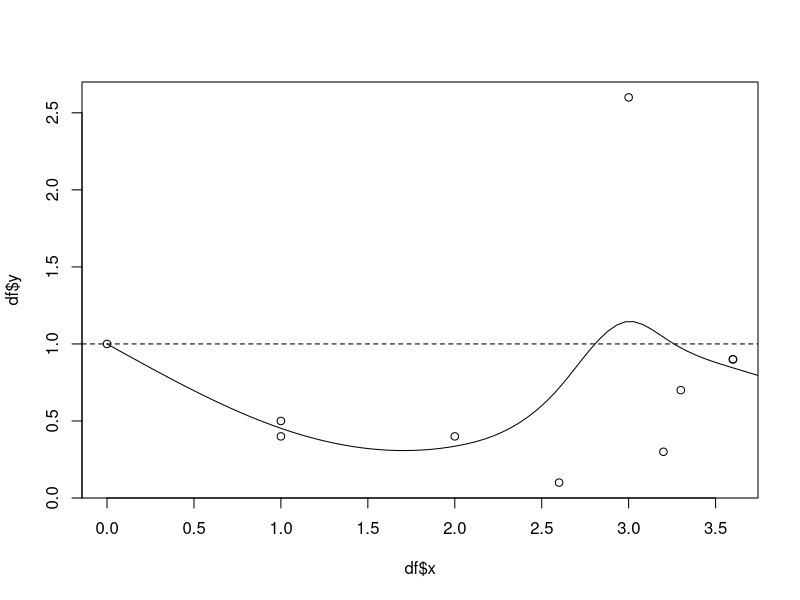

Here is the R script that generated this plot: (Note: this script raises an error after producing the figure.)

library(dplyr)

x=runif(50)
y=exp(2*x)+rnorm(50)
x <- c(0, 3.2, 3.6, 2.6, 3.6, 3.0, 2.0, 3.3, 1.0, 1.0)
y <- c(1, 0.3, 0.9, 0.1, 0.9, 2.6, 0.4, 0.7, 0.5, 0.4)
df <- data.frame(x = x,y = y)
plot(df$x,df$y)
abline(h = 1, lty = "dashed")
weights <- c(100, 1, 1, 1, 1, 1, 1, 1, 1, 1)
spline_mod <- smooth.spline(x = df$x, y = df$y,w = weights, df = 5)
prediction <- predict(object = spline_mod, x = seq(0,5,length.out = 100))
lines(prediction$x,prediction$y)



#
TTC <- read.csv('SuedelTTC.csv')

str(TTC)

metals <- levels(TTC$metal)
#metals <- metals[c(1,2,4,5,6,7)]
lookup_table <- NULL
par(mfrow = c(3,3))

for(i in 1:length(metals)){
  
  # subset a single metal from the TTC table
  TTC_sub <- subset(TTC, metal == metals[i])
  
  x <- TTC_sub$TL
  y <- TTC_sub$ttc
  
  x <- c(0,x)
  y <- c(1,y)
  
  weights <- seq(1,1, length.out = length(x))
  weights[1] <- 100
  
  spline_mod <- smooth.spline(x, y ,w = weights, df = 3)
  prediction <- predict(object = spline_mod, x = seq(0,5,by = 0.01))
  plot(x, y, xlim = c(0,5), main = metals[i])
  abline(h = 1, lty = "dashed")
  
  prediction$y <- ifelse(prediction$y < 0, .01, prediction$y )
  
  # dataframe of predictions of TTC accross range of TP i.e. 0 - 5
  newdata <- data.frame(TL = seq(0,5, by = .01),ttc = prediction$y, metal = metals[i])
  
  lines(newdata$TL,newdata$ttc)
  
  # build dataframe of all metal's TTCs
  lookup_table <- rbind(lookup_table,newdata)
  
}

# Iron and Mg will self represent as Zinc
Mn <- subset(lookup_table, metal == "Zinc"); Mn$metal <- "Manganese" %>% as.factor(); str(Mn)
Fe <- subset(lookup_table, metal == "Zinc"); Fe$metal <- "Iron" %>% as.factor(); str(Fe)

lookup_table <- rbind(lookup_table,Mn,Fe)

a <- ggplot(lookup_table, aes(TL, ttc))+
  geom_line()+
  geom_point(data = TTC,aes(x = TL, y = ttc), size = 1)+
  geom_hline(yintercept = 1, lty = "dashed")+
  facet_wrap(~metal, scales = "free_y", ncol = 1 )+
  themeo

b <- ggplot(lookup_table, aes(TL, ttc*10))+ # correction shows what 10ppm at base would look like at various TPs
  geom_line()+
  geom_hline(yintercept = 10, lty = "dashed")+
  facet_wrap(~metal, scales = "free_y", ncol = 1)+
  themeo

gridExtra::grid.arrange(a,b, ncol = 2)

# paper figure
b + 
  annotate("rect",
           xmin = min(joined_all$tp_med, na.rm = T), 
           xmax = max(joined_all$tp_med, na.rm = T), 
           ymin = -Inf, 
           ymax = Inf, 
           alpha = .5)+
  facet_wrap(~metal, scales = "free_y", ncol = 2)+
  labs(title = "Trophic transfer of an environment level of 10 ppm", 
       y = "parts per million", 
       x = "trophic position")




# dummy data attempt to correct concentration data in to trophic transfer coefficient data
par(mfrow = c(4,2))

n = 15
# generate a plot dummy concentration data
x_base=runif(n , min = 0, max = 5)

ya = exp(1.5*x_base)+rnorm(n , sd = 200)+real_intercept # exponential increasing
yb = -exp(1.2*x_base)+rnorm(n , sd = 100)+real_intercept # exponential degreasing
yc = (5*x_base)+rnorm(n , sd = 20)+real_intercept # linear increasing 
yd = rnorm(n , sd = 20) + real_intercept

equations <- cbind(ya,yb,yc,yd) %>%  as.data.frame()

for(e in 1:length(equations)){
  

# this is the real intercept i.e. "environmental level"
real_intercept <- 500

y_base = equations[e] %>% as.vector() 

df <- data.frame(x_base,y_base)
plot(df, xlab = "trophic position", ylab = "concentration (ppm)",pch = 20)

# fit 3 degree spline to raw concentration data
spline_mod <- smooth.spline(df$x, df$y, df = 3)
prediction <- predict(object = spline_mod, x = seq(0,5,by = 0.01))
lines(prediction)

# obtain 0 intercept of the model
mod_intercept <- as.data.frame(prediction)[1,2]
mod_intercept


# correct the concentration data given the intercepts, modeled vs real
mod_corrected_TTC <- df$y / mod_intercept
real_corrected_TTC <- df$y / real_intercept


x <- c(0,df$x)
y <- c(1,mod_corrected_TTC)
y2 <- c(1,real_corrected_TTC)

weights <- seq(1,1, length.out = length(x))
weights[1] <- 1000

est_mod <- smooth.spline(x, y, df = 3, w = weights) 
est_prediction <- predict(object = est_mod, x = seq(0,5,by = 0.01)) %>% as.data.frame()

real_mod <- smooth.spline(x, y2, df = 3)
real_prediction <- predict(object = real_mod, x = seq(0,5,by = 0.01)) %>% as.data.frame()

plot(x, y, pch = 20, ylab = "transfer coefficient", xlab = "trophic position")
points(x, y2, col = "green4", pch = 20)
lines(est_prediction)
lines(real_prediction, col = "green4")

}












